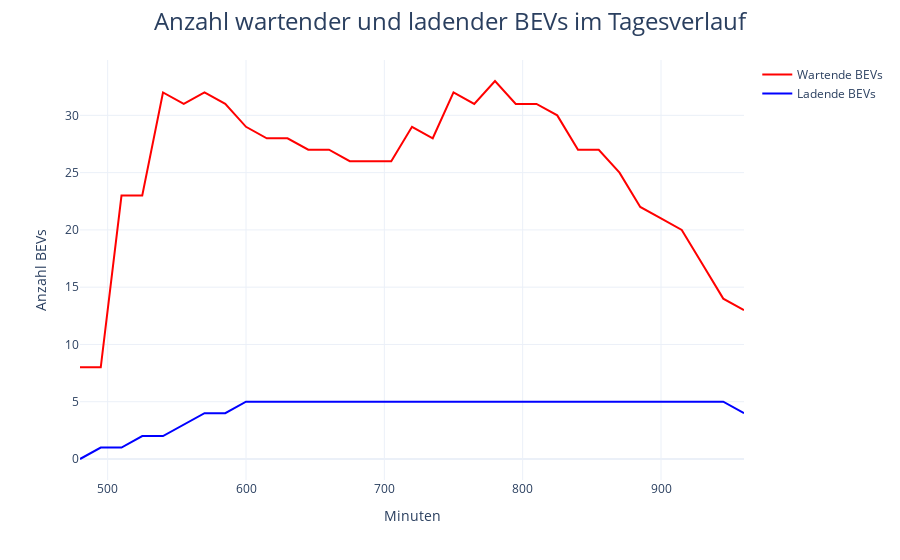

The notebook cell this image was saved under:
### Code cell
figureGeneration.create_bev_number_figure(simulation_data)

### Figure 1 — Plotly figure (JSON) as saved in the notebook; plotly's stock layout.template omitted (floating-point values rounded to 4 significant figures)
{"data": [{"line": {"color": "red"}, "name": "Wartende BEVs", "type": "scatter", "x": [480, 495, 510, 525, 540, 555, 570, 585, 600, 615, 630, 645, 660, 675, 690, 705, 720, 735, 750, 765, 780, 795, 810, 825, 840, 855, 870, 885, 900, 915, 930, 945, 960], "y": [8, 8, 23, 23, 32, 31, 32, 31, 29, 28, 28, 27, 27, 26, 26, 26, 29, 28, 32, 31, 33, 31, 31, 30, 27, 27, 25, 22, 21, 20, 17, 14, 13]}, {"line": {"color": "blue"}, "name": "Ladende BEVs", "type": "scatter", "x": [480, 495, 510, 525, 540, 555, 570, 585, 600, 615, 630, 645, 660, 675, 690, 705, 720, 735, 750, 765, 780, 795, 810, 825, 840, 855, 870, 885, 900, 915, 930, 945, 960], "y": [0, 1, 1, 2, 2, 3, 4, 4, 5, 5, 5, 5, 5, 5, 5, 5, 5, 5, 5, 5, 5, 5, 5, 5, 5, 5, 5, 5, 5, 5, 5, 5, 4]}], "layout": {"legend": {"tracegroupgap": 0}, "margin": {"t": 60}, "title": {"font": {"size": 24}, "text": "Anzahl wartender und ladender BEVs im Tagesverlauf", "x": 0.5, "xanchor": "center"}, "xaxis": {"anchor": "y", "domain": [0, 1], "title": {"text": "Minuten"}}, "yaxis": {"anchor": "x", "domain": [0, 1], "title": {"text": "Anzahl BEVs"}}}}
